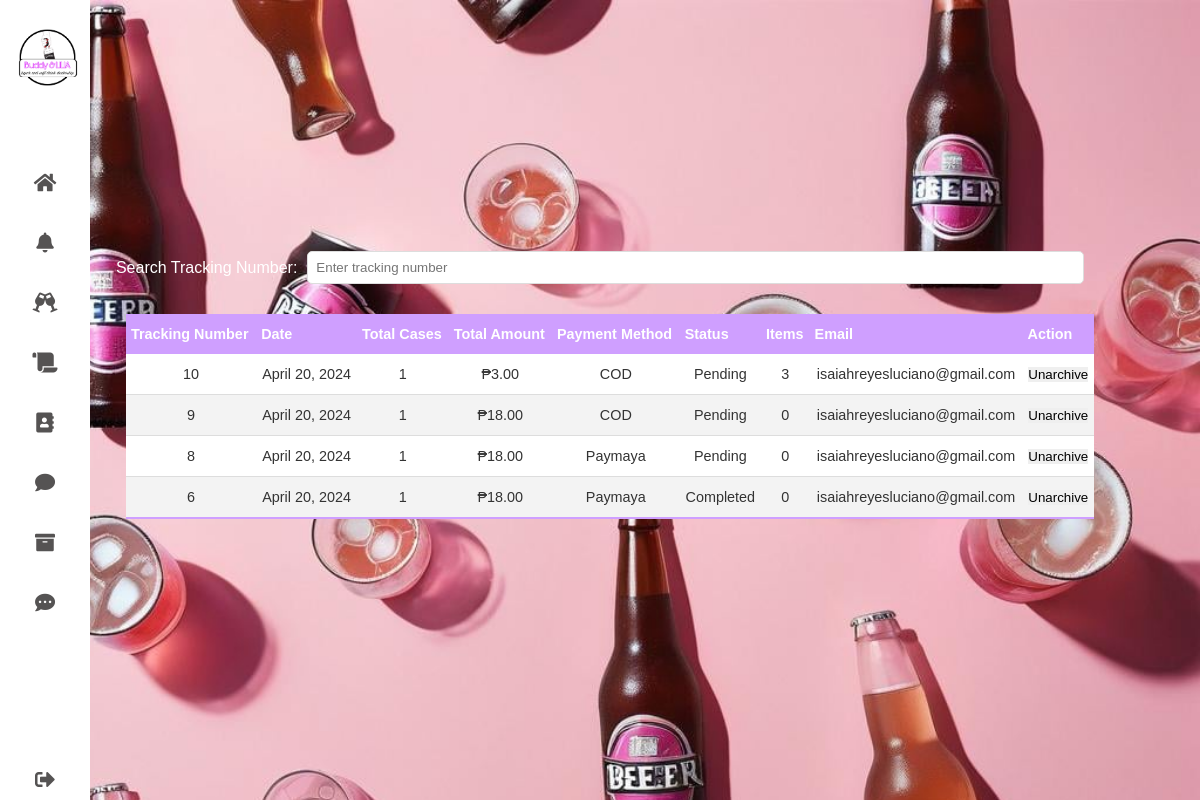
The app's page /pages/archive-admin-transaction.php (signed in) with its own data.
### tables this page shows
CREATE TABLE `tbltransaction` (
  `id` int(11) NOT NULL,
  `user_id` varchar(255) DEFAULT NULL,
  `transaction_date` timestamp NOT NULL DEFAULT current_timestamp(),
  `total_amount` decimal(10,2) DEFAULT NULL,
  `payment_method` varchar(50) DEFAULT NULL,
  `transaction_status` enum('Pending','Completed','Cancelled') DEFAULT NULL,
  `archive` tinyint(1) NOT NULL
);

CREATE TABLE `tbluser` (
  `id` varchar(10) NOT NULL,
  `username` varchar(50) NOT NULL,
  `password` varchar(100) NOT NULL,
  `email` varchar(50) NOT NULL,
  `fullname` varchar(100) NOT NULL,
  `gender` enum('male','female') NOT NULL,
  `contact` varchar(11) NOT NULL,
  `userType` enum('admin','client','employee') NOT NULL,
  `address` varchar(100) NOT NULL,
  `verification` tinyint(1) NOT NULL
);

### pages/archive-admin-transaction.php (the view, shortened to what this page needs)
<?php
include "../php/header.php";
$select_transactions_query = "SELECT t.id,
                                    DATE_FORMAT(t.transaction_date, '%M %e, %Y') AS formatted_date,
                                    SUM(ti.quantity) AS total_cases,
                                    SUM(ti.product_price * ti.quantity) AS total_price,
                                    t.payment_method,
                                    t.transaction_status,
                                    GROUP_CONCAT(ti.product_name SEPARATOR ', ') AS items,
                                    u.email
                                FROM tbltransaction t
                                INNER JOIN tbltransaction_items ti ON t.id = ti.transaction_id
                                INNER JOIN tbluser u ON t.user_id = u.id
                                WHERE t.archive = 1
                                GROUP BY t.id
                                ORDER BY t.id DESC";
$stmt_transactions = $conn->prepare($select_transactions_query);
$stmt_transactions->execute();
$transactions_result = $stmt_transactions->get_result();
?>
<!DOCTYPE html>
<html lang="en">
<head>
  <link rel="stylesheet" href="../css/navbar.css" />
  <link rel="stylesheet" href="../css/client-dashboard.css" />
  <link rel="stylesheet" href="../css/search-bar.css" />
  <link rel="stylesheet" href="../css/table.css" />
  <link rel="stylesheet" href="https://cdnjs.cloudflare.com/ajax/libs/font-awesome/5.15.4/css/all.min.css"/>
</head>
<body style="background-image: url('../images/dashboard-bg.jpg'); background-size: cover;">
  <div class="container">
  <?php
      include "navbar.php";
    ?>
    <div class="content">
    <form method="POST" action="">
          <div class="search-bar">
            <label for="search">Search Tracking Number:</label>
            <input type="search" id="search" name="search" placeholder="Enter tracking number">
          </div>
    </form>
    <table class="content-table" id="dataTable">
        <thead>
            <tr>
                <th>Tracking Number</th>
                <th>Date</th>
                <th>Total Cases</th>
                <th>Total Amount</th>
                <th>Payment Method</th>
                <th>Status</th>
                <th>Items</th>
                <th>Email</th>
                <th>Action</th>
            </tr>
        </thead>
        <tbody>
            <?php
            while ($transaction_row = $transactions_result->fetch_assoc()) {
              echo "<tr>";
              echo "<td>" . $transaction_row['id'] . "</td>";
              echo "<td>" . $transaction_row['formatted_date'] . "</td>";
              echo "<td>" . $transaction_row['total_cases'] . "</td>";
              echo "<td>₱" . $transaction_row['total_price'] . "</td>";
              if($transaction_row['payment_method'] === "cash_on_delivery"){
                  echo "<td>COD</td>";
              }
              else if($transaction_row['payment_method'] === "gcash"){
                  echo "<td>GCash</td>";
              }
              else{
                  echo "<td>Paymaya</td>";
              }
              echo "<td>" . $transaction_row['transaction_status'] . "</td>";
              echo "<td>" . $transaction_row['items'] . "</td>";
              echo "<td>" . $transaction_row['email'] . "</td>";
              echo "<td>
                      <form method='POST' action=''>
                          <input type='hidden' name='transaction_id' value='" . $transaction_row['id'] . "'>
                          <button type='submit' name='archive_button'>Unarchive</button>
                      </form>
                    </td>";
              echo "</tr>";
          }
            ?>
        </tbody>
    </table>
    </div>
  </div>
</body>
</html>

### css/navbar.css (style rules this page uses)
* { margin: 0; padding: 0; outline: none; border: none; text-decoration: none; box-sizing: border-box; font-family: "Poppins", sans-serif; }
body { background: rgb(226, 226, 226); font-size: 16px; color: #333; }
.container { display: flex; }
table thead tr { color: #fff; background: #34AF6D; text-align: left; font-weight: bold; }
.container { display: flex; flex-direction: column; justify-content: center; align-items: center; height: 100vh; }

### css/client-dashboard.css (style rules this page uses)
.container { display: flex; flex-direction: column; justify-content: center; align-items: center; height: 100vh; }
.content { text-align: center; color: #fff; padding: 0 20px; }

### css/search-bar.css (style rules this page uses)
.search-bar { display: flex; align-items: center; width: 100%; }
.search-bar label { margin-right: 10px; }
.search-bar input[type="search"] { flex: 1; padding: 8px; border: 1px solid #ddd; border-radius: 5px; }

### css/table.css (style rules this page uses)
* { font-family: sans-serif; }
.content-table { border-collapse: collapse; margin: 30px 10px; font-size: 0.9em; width: 100%; border-radius: 5px; overflow-x: auto; background-color: #ffffff; }
.content-table thead tr { background-color: #CF9FFF; color: #ffffff; text-align: left; font-weight: bold; }
.content-table th, .content-table td { padding: 12px 5px; }
.content-table tbody tr { border-bottom: 1px solid #dddddd; }
.content-table tbody tr:nth-of-type(even) { background-color: #f3f3f3; }
.content-table tbody tr:last-of-type { border-bottom: 2px solid #CF9FFF; }
.content-table td { text-align: center; }

### records on screen
tbltransaction: id "10", formatted_date "April 20, 2024", total_cases "1", total_price "3.00", payment_method "COD", transaction_status "Pending", items "3", user.email "isaiahreyesluciano@gmail.com"
tbltransaction: id "9", formatted_date "April 20, 2024", total_cases "1", total_price "18.00", payment_method "COD", transaction_status "Pending", items "0", user.email "isaiahreyesluciano@gmail.com"
tbltransaction: id "8", formatted_date "April 20, 2024", total_cases "1", total_price "18.00", payment_method "Paymaya", transaction_status "Pending", items "0", user.email "isaiahreyesluciano@gmail.com"
tbltransaction: id "6", formatted_date "April 20, 2024", total_cases "1", total_price "18.00", payment_method "Paymaya", transaction_status "Completed", items "0", user.email "isaiahreyesluciano@gmail.com"
